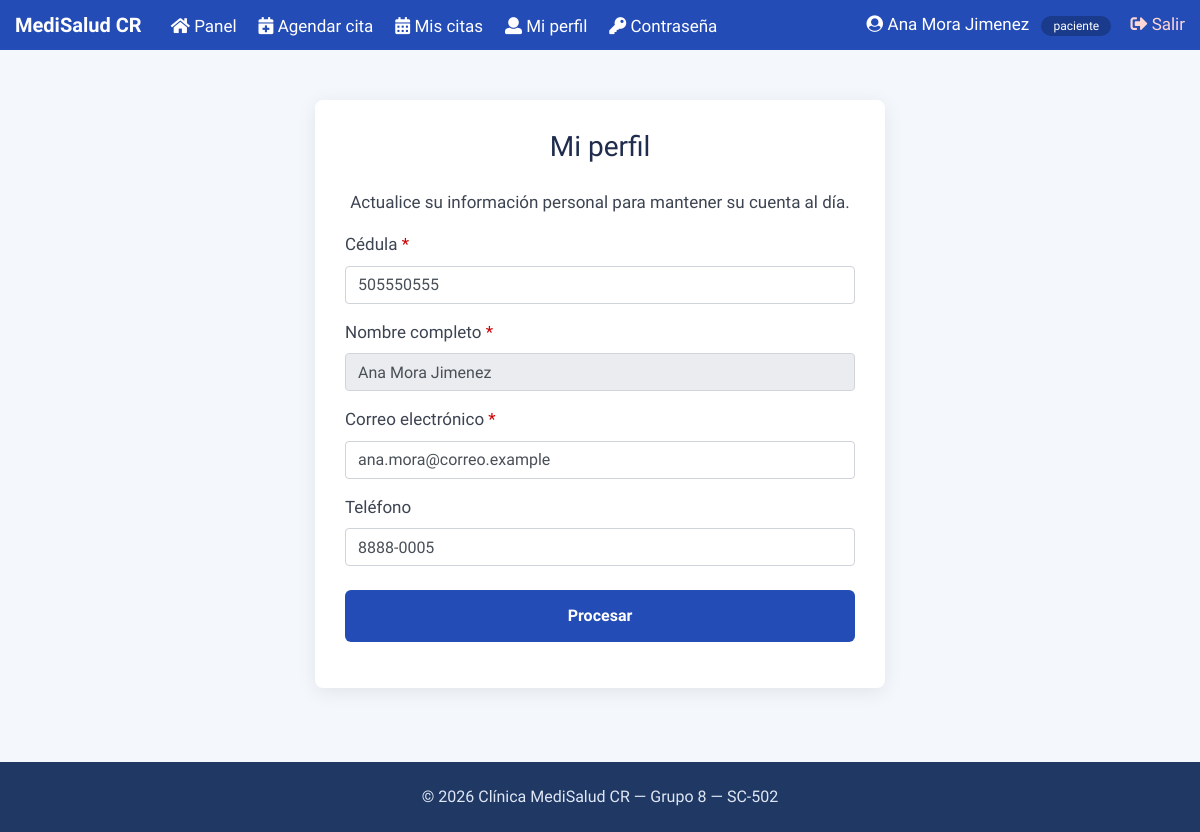
The page /View/vPanel/MiPerfil.php (signed in) on the database as committed earlier.
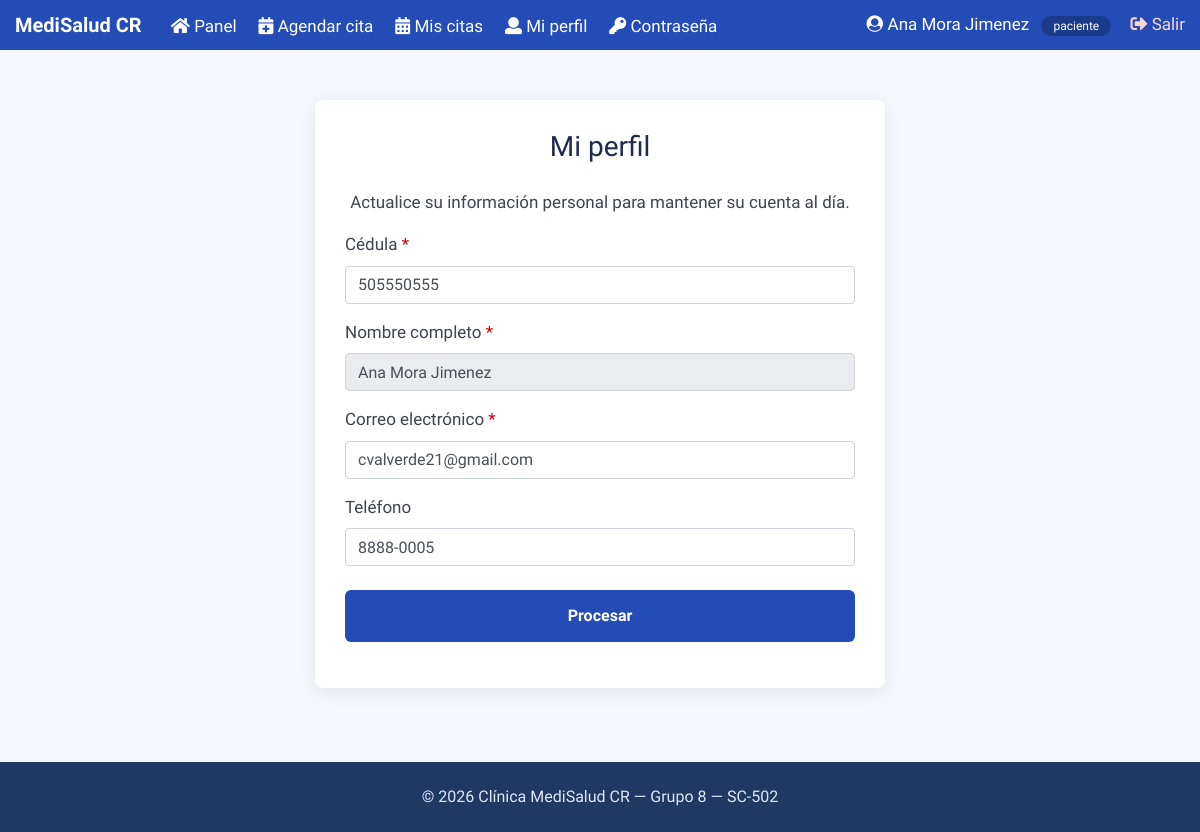
The same page on the database as committed later.
### tables this page shows
CREATE TABLE usuarios (
  id              INT AUTO_INCREMENT PRIMARY KEY,
  cedula          VARCHAR(20)  NOT NULL UNIQUE,
  correo          VARCHAR(150) NOT NULL UNIQUE,
  contrasena      VARCHAR(20)  NOT NULL,
  contrasena_temporal BOOLEAN  NOT NULL DEFAULT FALSE,
  nombre          VARCHAR(150) NOT NULL,
  telefono        VARCHAR(20),
  rol             ENUM('paciente','medico','administrador') NOT NULL,
  activo          BOOLEAN      NOT NULL DEFAULT TRUE,
  fecha_registro  DATETIME     NOT NULL DEFAULT CURRENT_TIMESTAMP
);

### Controller/SeguridadController.php (called while the page is built, shortened)
<?php
    function RutaPanel($rol)
    {
        return '/MediSalud-CR/View/vPanel/PanelPaciente.php';
    }

### Model/UsuariosModel.php (called while the page is built, shortened)
<?php
    function ConsultarUsuarioModel($usuarioId)
    {
        try
        {
            $conn = OpenDB();
            $sql = "CALL sp_consultar_usuario($usuarioId)";
            $response = $conn -> query($sql);
            $datos = null;
            while($fila = $response -> fetch_assoc())
            {
                $datos = $fila;
            }
            return $datos;
        }
        catch(Exception $e)
        {
            AddError($e, 'ConsultarUsuarioModel');
            return null;
        }
    }

### Controller/UsuariosController.php (called while the page is built, shortened)
<?php
include_once $_SERVER['DOCUMENT_ROOT'] . '/MediSalud-CR/Controller/SeguridadController.php';
include_once $_SERVER['DOCUMENT_ROOT'] . '/MediSalud-CR/Model/UsuariosModel.php';
function PerfilControl()
{
    return ConsultarUsuarioModel(intval($_SESSION['usuario_id']));
}

### View/vPanel/MiPerfil.php (the view, shortened to what this page needs)
<?php
include_once $_SERVER['DOCUMENT_ROOT'] . '/MediSalud-CR/Controller/SeguridadController.php';
include_once $_SERVER['DOCUMENT_ROOT'] . '/MediSalud-CR/Controller/UsuariosController.php';
$usuario = PerfilControl();
$titulo_pagina = "Mi perfil - MediSalud CR";
include_once '../LayoutInterno.php';
ImportCSS($titulo_pagina);
PintarHeader();
?>
<main class="panel-fondo">
    <div class="container">
        <div class="row justify-content-center">
            <div class="col-xl-6 col-lg-7 col-md-9">
                <div class="tarjeta-panel">
                    <h3 class="text-center mb-4">Mi perfil</h3>
                    <p class="text-center">Actualice su información personal para mantener su cuenta al día.</p>
                    <form action="../../Controller/UsuariosController.php" method="POST" id="form-perfil">
                        <div class="form-group">
                            <label for="cedula">Cédula <span style="color:#c00;">*</span></label>
                            <input class="form-control" name="cedula" id="cedula" type="text" value="<?php echo htmlspecialchars($usuario['cedula'] ?? ''); ?>" required>
                        </div>
                        <div class="form-group">
                            <label for="nombre">Nombre completo <span style="color:#c00;">*</span></label>
                            <input class="form-control" name="nombre" id="nombre" type="text" value="<?php echo htmlspecialchars($usuario['nombre'] ?? ''); ?>" required>
                        </div>
                        <div class="form-group">
                            <label for="correo">Correo electrónico <span style="color:#c00;">*</span></label>
                            <input class="form-control" name="correo" id="correo" type="text" value="<?php echo htmlspecialchars($usuario['correo'] ?? ''); ?>" required>
                        </div>
                        <div class="form-group">
                            <label for="telefono">Teléfono</label>
                            <input class="form-control" name="telefono" id="telefono" type="text" value="<?php echo htmlspecialchars($usuario['telefono'] ?? ''); ?>">
                        </div>
                        <div class="form-group mt-4 text-center">
                            <button type="submit" name="btnCambiarPerfil" class="btn-medisalud">Procesar</button>
                        </div>
                    </form>
                </div>
            </div>
        </div>
    </div>
</main>
<?php
PintarFooter();
ImportJS(array('../../assets/js/nombresapi.js', '../../assets/js/miperfil.js'));
?>

### View/LayoutInterno.php (shortened to what this page needs)
<?php
function ImportCSS($titulo = 'MediSalud CR')
{
    echo '<!DOCTYPE html>
<html class="no-js" lang="es">
<head>
    <meta charset="UTF-8">
    <meta http-equiv="x-ua-compatible" content="ie=edge">
    <title>' . htmlspecialchars($titulo) . '</title>
    <meta name="viewport" content="width=device-width, initial-scale=1">
    <link rel="shortcut icon" type="image/x-icon" href="../../assets/img/favicon.ico">
    <link rel="stylesheet" href="../../assets/css/bootstrap.min.css">
    <link rel="stylesheet" href="../../assets/css/fontawesome-all.min.css">
    <link rel="stylesheet" href="../../assets/css/style.css">
    <link rel="stylesheet" href="../../assets/css/medisalud.css">
</head>
<body>
';
}
function PintarHeader()
{
    $nombre = htmlspecialchars($_SESSION['nombre'] ?? '');
    $rol    = $_SESSION['rol'] ?? '';
    $enlaces = '<a href="' . RutaPanel($rol) . '"><i class="fa fa-home"></i> Panel</a>';
    if ($rol === 'paciente') {
        $enlaces .= '<a href="/MediSalud-CR/View/vCitas/AgendarCita.php"><i class="fa fa-calendar-plus"></i> Agendar cita</a>';
        $enlaces .= '<a href="/MediSalud-CR/View/vCitas/MisCitas.php"><i class="fa fa-calendar-alt"></i> Mis citas</a>';
    }
    $enlaces .= '<a href="/MediSalud-CR/View/vPanel/MiPerfil.php"><i class="fa fa-user"></i> Mi perfil</a>';
    $enlaces .= '<a href="/MediSalud-CR/View/vPanel/CambiarContrasena.php"><i class="fa fa-key"></i> Contraseña</a>';
    echo '
<header>
    <div class="nav-interna">
        <div class="container-fluid">
            <div class="row align-items-center">
                <div class="col-lg-8 col-md-7">
                    <strong style="color:#ffffff; font-size:20px; margin-right:25px;">MediSalud CR</strong>
                    ' . $enlaces . '
                </div>
                <div class="col-lg-4 col-md-5 text-right usuario-sesion">
                    <i class="fa fa-user-circle"></i> ' . $nombre . '
                    <span class="rol">' . htmlspecialchars($rol) . '</span>
                    <form action="/MediSalud-CR/Controller/InicioController.php" method="POST" class="form-salir">
                        <button id="btnSalir" name="btnSalir" type="submit" class="btn-salir">
                            <i class="fa fa-sign-out-alt"></i> Salir
                        </button>
                    </form>
                </div>
            </div>
        </div>
    </div>
</header>
';
}
function PintarFooter()
{
    echo '
<footer class="text-center" style="padding:20px 0; background:#1f3864;">
    <p style="margin:0;">&copy; ' . date('Y') . ' Clínica MediSalud CR — Grupo 8 — SC-502</p>
</footer>
';
}
function ImportJS($extras = array())
{
    echo '
</body>
</html>
';
}

### assets/css/medisalud.css (style rules this page uses)
body { font-size: 17px; }
main p, main li { font-size: 17px; line-height: 1.75; }
body, p, li, td, th, label, .form-group label { color: #3d4451; }
h1, h2, h3, h4, h5, h6 { color: #1f2c4d; }
.form-control::placeholder { color: #8d94a3; opacity: 1; }
footer p, footer li, footer a { color: #dfe7f5; }
.btn-medisalud { display: inline-block; width: 100%; background: #244cb6; color: #ffffff; border: none; padding: 14px 20px; border-radius: 6px; font-size: 16px; font-weight: bold; text-align: center; cursor: pointer; transition: background 0.2s; }
.panel-fondo { background: #f4f7fc; min-height: 70vh; padding: 50px 0; }
.tarjeta-panel { background: #ffffff; border-radius: 8px; box-shadow: 0 4px 20px rgba(0, 0, 0, 0.08); padding: 30px; margin-bottom: 24px; }
.nav-interna { background: #244cb6; padding: 10px 0; }
.nav-interna a { color: #ffffff; margin-right: 22px; font-weight: 500; }
.usuario-sesion { color: #ffffff; }
.usuario-sesion .rol { background: #1a3a8c; border-radius: 12px; padding: 3px 12px; font-size: 12px; margin-left: 8px; }
.form-salir { display: inline; margin: 0 0 0 15px; }
.btn-salir { background: transparent; border: 0; color: #ffd6d6; font-weight: 500; cursor: pointer; padding: 0; }
body { display: flex; flex-direction: column; min-height: 100vh; }
body > header, body > footer { flex-shrink: 0; }
body > main { flex: 1 0 auto; }
body > footer { margin-top: auto; }

Rows that differ between the two databases and show on the page:
changed usuarios "Ana Mora Jimenez": correo "ana.mora@correo.example" → "cvalverde21@gmail.com"
